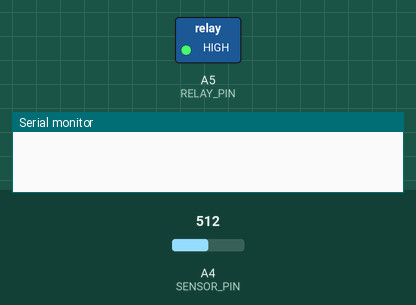
Simulated run of this sketch. Board: Arduino Uno, built with avr-gcc and run on an emulated ATmega328P. Parts: switched loads named in the sketch (green lamp = pin HIGH), the last lines printed to the serial monitor. The inputs (shaded band) are chosen by the test bench; at power-on: A4 (SENSOR_PIN) = 512.

Above: at 0.8 s.
At 6.6 s:
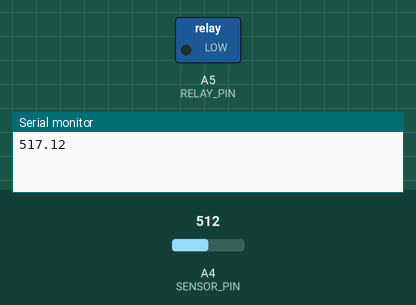
Timing chart, 0 to 15.1 s (numbered marks = the images above):
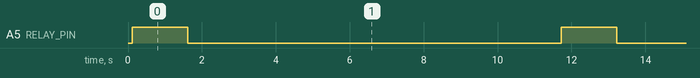

The sketch:

arduinoIrrigation.ino
```cpp
const int RELAY_PIN = A5;
const int SENSOR_PIN = A4;

const int MOISTURE_LIMIT = 600;
const int WATERING_TIME = 1500;

float OUTPUT_VALUE;

void setup() {
  Serial.begin(9600);
  pinMode(RELAY_PIN, OUTPUT);
}

void loop()
{
  OUTPUT_VALUE = get_moisture();

  if (OUTPUT_VALUE < MOISTURE_LIMIT)
    pump_water(WATERING_TIME);

  Serial.println(OUTPUT_VALUE);
  delay(10000);
}


float get_moisture() {
  float SENSOR_READ = 0;
  for (int i = 0; i <= 100; i++)
  {
    SENSOR_READ = SENSOR_READ + analogRead(SENSOR_PIN);  // Reads from the soil moisture sensor
    delay(1);
  }
  SENSOR_READ = SENSOR_READ / 100;

  return SENSOR_READ;
}


void pump_water(int WATERING_TIME) {
  digitalWrite(RELAY_PIN, HIGH); // turn on pump 1.5 seconds
  delay(WATERING_TIME);
  digitalWrite(RELAY_PIN, LOW);  // turn off pump
}
```

Measured:
- by itself, A5 (RELAY_PIN): alternates HIGH for 1.5 s and LOW for 10.1 s
